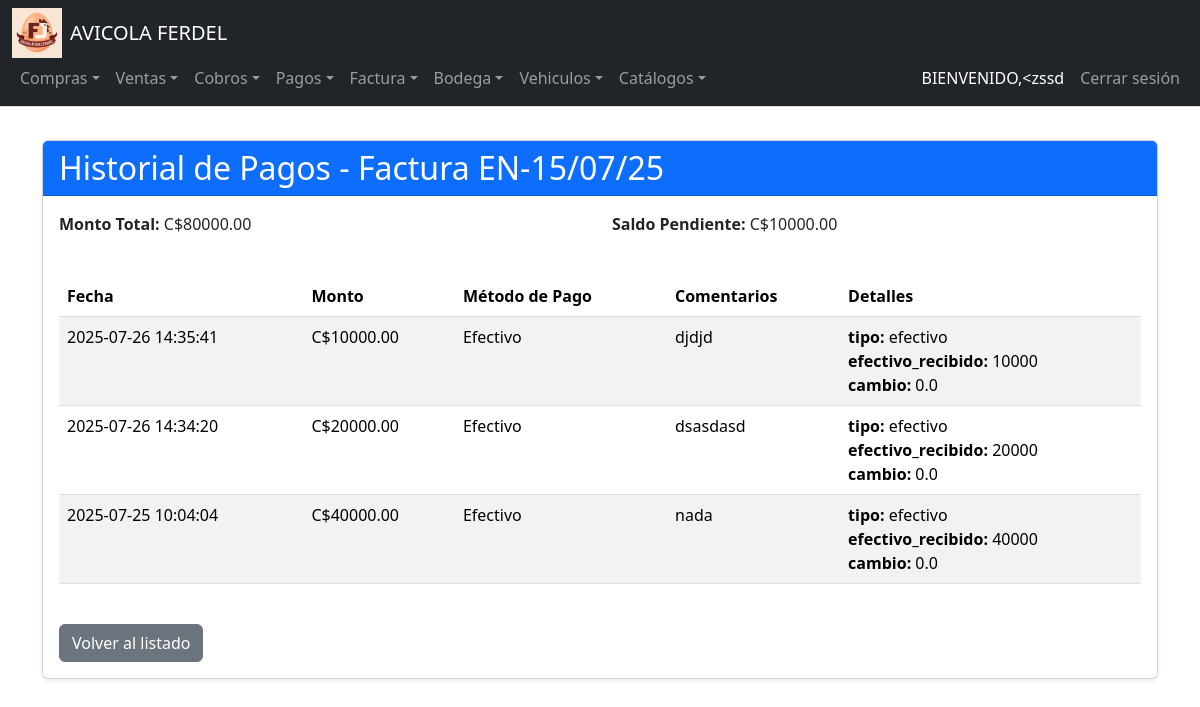
Before: /historial_pagos_pagar/17 (signed in) with the older database file.
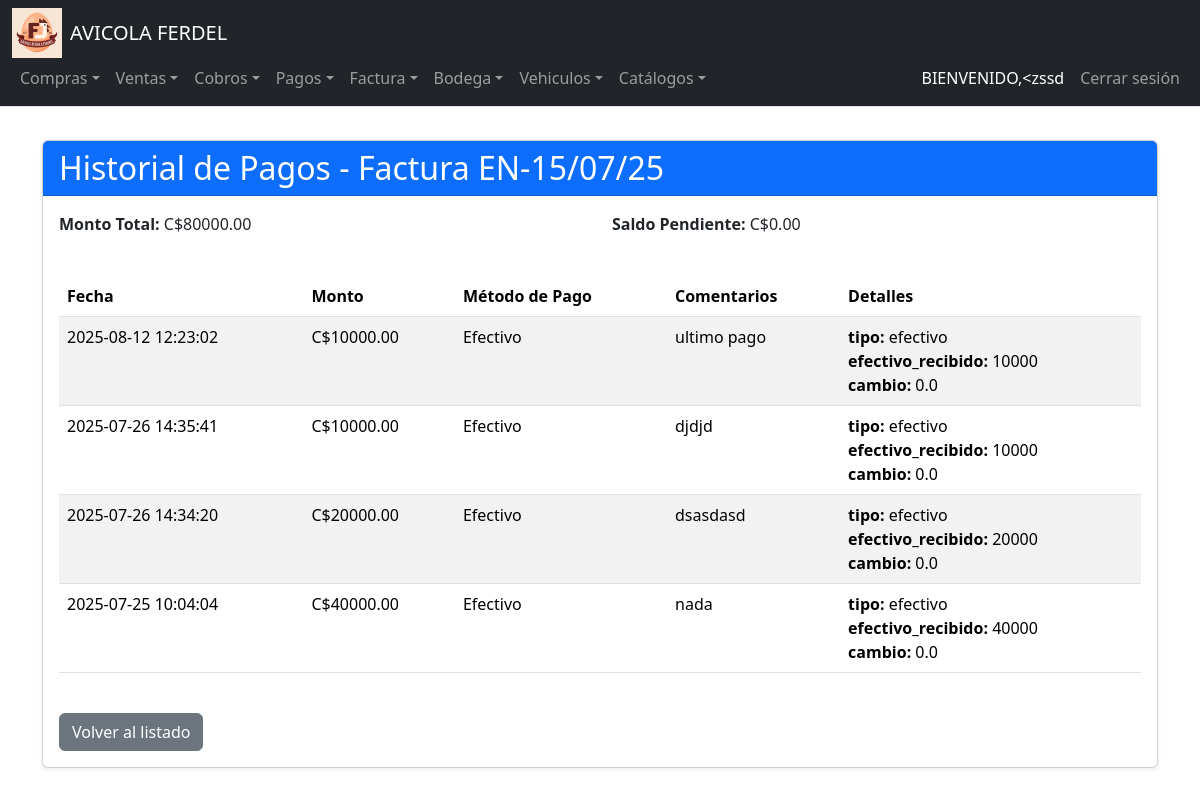
After: the same page with the newer database file.
### tables this page shows
CREATE TABLE Usuarios (
    ID_Usuario INTEGER PRIMARY KEY AUTOINCREMENT,
    NombreUsuario TEXT UNIQUE NOT NULL,
    ContrasenaHash TEXT NOT NULL,
    Rol_ID INTEGER,
    Estado INTEGER,
    Fecha_Creacion DATE,
    FOREIGN KEY (Rol_ID) REFERENCES Roles(ID_Rol)
);

CREATE TABLE Cuentas_Por_Pagar (
    ID_Cuenta INTEGER PRIMARY KEY AUTOINCREMENT,
    ID_Movimiento INTEGER,
    Fecha DATE,
    ID_Proveedor INTEGER,
    Num_Documento TEXT,
    Observacion TEXT,
    Fecha_Vencimiento DATE,
    Tipo_Movimiento INTEGER,
    Monto_Movimiento NUMERIC,
    IVA NUMERIC,
    Retencion NUMERIC,
    ID_Empresa INTEGER, Saldo_Pendiente NUMERIC(12,2) DEFAULT 0,
    FOREIGN KEY (ID_Proveedor) REFERENCES Proveedores(ID_Proveedor),
    FOREIGN KEY (ID_Empresa) REFERENCES Empresa(ID_Empresa)
);

CREATE TABLE Pagos_CuentasPagar (
    ID_Pago INTEGER PRIMARY KEY AUTOINCREMENT,
    ID_Cuenta INTEGER,  -- Ahora referencia ID_Cuenta en lugar de ID_Movimiento
    Fecha DATETIME,
    Monto NUMERIC(12,2),
    ID_MetodoPago INTEGER,
    Detalles_Metodo TEXT, Comentarios TEXT,  -- Campo adicional para los detalles específicos
    FOREIGN KEY (ID_Cuenta) REFERENCES Cuentas_Por_Pagar(ID_Cuenta),
    FOREIGN KEY (ID_MetodoPago) REFERENCES Metodos_Pago(ID_MetodoPago)
);

CREATE TABLE Metodos_Pago (
    ID_MetodoPago INTEGER PRIMARY KEY AUTOINCREMENT,
    Nombre TEXT NOT NULL
);

### app.py (the view)
@app.route("/historial_pagos_pagar/<int:id_cuenta>")
@login_required
def historial_pagos_pagar(id_cuenta):
    try:
        cuenta = db.execute("""
            SELECT Num_Documento, Monto_Movimiento, Saldo_Pendiente
            FROM Cuentas_Por_Pagar
            WHERE ID_Cuenta = ?
        """, id_cuenta)[0]
        pagos = db.execute("""
            SELECT
                p.Fecha,
                p.Monto,
                mp.Nombre AS Metodo,
                p.Comentarios,
                p.Detalles_Metodo
            FROM Pagos_CuentasPagar p
            JOIN Metodos_Pago mp ON p.ID_MetodoPago = mp.ID_MetodoPago
            WHERE p.ID_Cuenta = ?
            ORDER BY p.Fecha DESC
        """, id_cuenta)
        for pago in pagos:
            if pago['Detalles_Metodo']:
                pago['Detalles'] = json.loads(pago['Detalles_Metodo'])
            else:
                pago['Detalles'] = {}
        return render_template(
            "historial_pagos_pagar.html",
            cuenta=cuenta,
            pagos=pagos,
            id_cuenta=id_cuenta
        )
    except IndexError:
        flash("❌ Cuenta no encontrada", "danger")
        return redirect(url_for("pagos"))
    except Exception as e:
        flash(f"❌ Error al cargar historial de pagos: {str(e)}", "danger")
        app.logger.error(f"Error en historial_pagos_pagar: {str(e)}")
        return redirect(url_for("pagos"))

### app.py (called while the page is built)
@login_manager.user_loader
def load_user(user_id):
    user_data = db.execute("SELECT * FROM Usuarios WHERE ID_Usuario = ?", user_id)
    if len(user_data) == 1:
        return User(user_data[0]["ID_Usuario"], user_data[0]["NombreUsuario"])
    return None

@app.after_request
def after_request(response):
    response.headers["Cache-Control"] = "no-cache, no-store, must-revalidate"
    response.headers["Expires"] = 0
    response.headers["Pragma"] = "no-cache"
    return response

### Templates/historial_pagos_pagar.html (shortened to what this page needs)
{% extends "layout.html" %}
{% block main %}
<div class="container mt-5">
    <div class="card shadow-sm">
        <div class="card-header bg-primary text-white">
            <h2 class="mb-0">Historial de Pagos - Factura {{ cuenta.Num_Documento }}</h2>
        </div>
        <div class="card-body">
            <div class="row mb-4">
                <div class="col-md-6">
                    <p><strong>Monto Total:</strong> C${{ "%.2f"|format(cuenta.Monto_Movimiento) }}</p>
                </div>
                <div class="col-md-6">
                    <p><strong>Saldo Pendiente:</strong> C${{ "%.2f"|format(cuenta.Saldo_Pendiente) }}</p>
                </div>
            </div>
            {% if pagos %}
                <div class="table-responsive">
                    <table class="table table-striped table-hover">
                        <thead class="thead-dark">
                            <tr>
                                <th>Fecha</th>
                                <th>Monto</th>
                                <th>Método de Pago</th>
                                <th>Comentarios</th>
                                <th>Detalles</th>
                            </tr>
                        </thead>
                        <tbody>
                            {% for pago in pagos %}
                            <tr>
                                <td>{{ pago.Fecha }}</td>
                                <td>C${{ "%.2f"|format(pago.Monto) }}</td>
                                <td>{{ pago.Metodo }}</td>
                                <td>{{ pago.Comentarios or '' }}</td>
                                <td>
                                    {% if pago.Detalles %}
                                        {% for key, value in pago.Detalles.items() %}
                                            <strong>{{ key }}:</strong> {{ value }}<br>
                                        {% endfor %}
                                    {% endif %}
                                </td>
                            </tr>
                            {% endfor %}
                        </tbody>
                    </table>
                </div>
            {% else %}
                <div class="alert alert-info">
                    No hay pagos registrados para esta factura.
                </div>
            {% endif %}
            <div class="mt-4">
                <a href="{{ url_for('pagos') }}" class="btn btn-secondary">
                     Volver al listado
                </a>
            </div>
        </div>
    </div>
</div>
{% endblock %}

### Templates/layout.html (shortened to what this page needs)
<!DOCTYPE html>
<html lang="es">
<head>
    <link href="https://cdn.jsdelivr.net/npm/bootstrap@5.3.3/dist/css/bootstrap.min.css" rel="stylesheet"
>
    <link rel="stylesheet" href="https://cdn.jsdelivr.net/npm/bootstrap-icons@1.11.1/font/bootstrap-icons.css">
    <link rel="stylesheet" href="{{ url_for('static', filename='styles.css') }}">
</head>
<body>
    <nav class="navbar navbar-expand-lg navbar-dark bg-dark border-bottom fixed-top">
        <div class="container-fluid">
            <div class="navbar-container">
                <div class="navbar-brand-container">
                    <img src="{{ url_for('static', filename='logoFerdel_web.png') }}"
                         alt="Logo de Ferdel"
                         width="50"
                         height="50"
                         class="img-fluid d-none d-sm-block">
                    <a class="navbar-brand" href="/">AVICOLA FERDEL</a>
                </div>
                <div class="collapse navbar-collapse navbar-menu" id="navbarNav">
                    {% if current_user.is_authenticated %}
                    <ul class="navbar-nav me-auto">
                        <li class="nav-item dropdown">
                            <a class="nav-link dropdown-toggle" href="#" id="comprasDropdown" role="button"
                               data-bs-toggle="dropdown" aria-expanded="false">
                                <span>Compras</span>
                            </a>
                        </li>
                        <li class="nav-item dropdown">
                            <a class="nav-link dropdown-toggle" href="#" id="ventasDropdown" role="button"
                               data-bs-toggle="dropdown" aria-expanded="false">
                                <span>Ventas</span>
                            </a>
                        </li>
                        <li class="nav-item dropdown">
                            <a class="nav-link dropdown-toggle" href="#" id="cobrosDropdown" role="button"
                               data-bs-toggle="dropdown" aria-expanded="false">
                                <span>Cobros</span>
                            </a>
                        </li>
                        <li class="nav-item dropdown">
                            <a class="nav-link dropdown-toggle" href="#" id="pagosDropdown" role="button"
                               data-bs-toggle="dropdown" aria-expanded="false">
                                <span>Pagos</span>
                            </a>
                        </li>
                        <li class="nav-item dropdown">
                            <a class="nav-link dropdown-toggle" href="#" id="facturaDropdown" role="button"
                               data-bs-toggle="dropdown" aria-expanded="false">
                                <span>Factura</span>
                            </a>
                        </li>
                        <li class="nav-item dropdown">
                            <a class="nav-link dropdown-toggle" href="#" id="bodegaDropdown" role="button"
                               data-bs-toggle="dropdown" aria-expanded="false">
                                <span>Bodega</span>
                            </a>
                        </li>
                        <li class="nav-item dropdown">
                            <a class="nav-link dropdown-toggle" href="#" id="vehiculosDropdown" role="button"
                               data-bs-toggle="dropdown" aria-expanded="false">
                                <span>Vehiculos</span>
                            </a>
                        </li>
                        <li class="nav-item dropdown">
                            <a class="nav-link dropdown-toggle" href="#" id="CatalogosDropdown" role="button"
                               data-bs-toggle="dropdown" aria-expanded="false">
                                <span>Catálogos</span>
                            </a>
                        </li>
                    </ul>
                    <ul class="navbar-nav">
                        <li class="nav-item">
                            <span class="nav-link text-white">
                                <span class="d-none d-md-inline">BIENVENIDO, </span>
                                {{ current_user.username }}
                            </span>
                        </li>
                        <li class="nav-item">
                            <a class="nav-link" href="/logout">
                                <span class="d-none d-sm-inline">Cerrar sesión</span>
                            </a>
                        </li>
                    </ul>
                    {% endif %}
                </div>
            </div>
        </div>
    </nav>
    <main class="container-fluid py-3">
        <div class="row justify-content-center">
            <div class="col-12 col-xxl-10">
                {% block main %}
                {% endblock %}
            </div>
        </div>
    </main>
</body>
</html>

### static/styles.css (style rules this page uses)
:root { --navbar-height-lg: 80px; --navbar-height-sm: 100px; --mobile-breakpoint: 576px; --tablet-breakpoint: 768px; --desktop-breakpoint: 992px; --navbar-bg: #212529; --dropdown-bg: rgba(52, 58, 64, 0.95); }
body { min-height: 100vh; display: flex; flex-direction: column; font-size: 1rem; }
main { padding-top: var(--navbar-height-lg); flex: 1; }
.navbar { height: auto; min-height: var(--navbar-height-lg); }
.navbar-container { display: flex; flex-wrap: wrap; align-items: center; justify-content: space-between; width: 100%; }
.navbar-brand-container { display: flex; align-items: center; flex-shrink: 0; }
.navbar-brand { white-space: nowrap; overflow: hidden; text-overflow: ellipsis; max-width: 200px; margin-left: 0.5rem; }
.navbar-menu { flex-grow: 1; display: flex; justify-content: space-between; }
.dropdown-item, .nav-link { padding: 0.5rem 1rem; display: flex; align-items: center; }
.navbar-collapse { transition: all 0.3s ease; }
.dropdown-toggle::after { display: inline-block; margin-left: 0.255em; vertical-align: 0.255em; content: ""; border-top: 0.3em solid; border-right: 0.3em solid transparent; border-bottom: 0; border-left: 0.3em solid transparent; }

### Templates/layout.html (style rules this page uses)
:root { --navbar-height: 56px; }
body { padding-top: calc(var(--navbar-height) + 20px); min-height: 100vh; display: flex; flex-direction: column; }
.fixed-top { position: fixed; top: 0; right: 0; left: 0; z-index: 1030; }
main { flex: 1; padding-top: 1rem; }

Changed rows visible on the page:
changed Cuentas_Por_Pagar "EN-15/07/25": Saldo_Pendiente "10000.00" → "0.00"
added Pagos_CuentasPagar: Fecha "2025-08-12 12:23:02", Monto "10000.00", Metodo "Efectivo", Comentarios "ultimo pago", Detalles "tipo" "efectivo_recibido" "cambio", Detalles "efectivo" "10000" "0.0"
